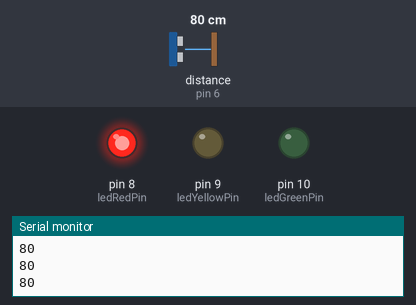
Recording of a sketch running on a simulated Arduino Uno, built with avr-gcc and run on an emulated ATmega328P. On the bench: output pins drawn as LEDs (lit = HIGH), the last lines printed to the serial monitor. Wiring (inferred from the names in the program): ultrasonic range finder: trigger pin 7; echo pin 6. The test bench sets the inputs (shaded band); at power-on: distance to the obstacle (sensor on pin 6) 80 cm. The echo pulse lasts 58.3 µs per cm; pins used as bus, display or sensor lines are not drawn.

Above: at 1.2 s.
1.3 s: distance to the obstacle (sensor on pin 6) set to 250 cm
At 2.2 s:
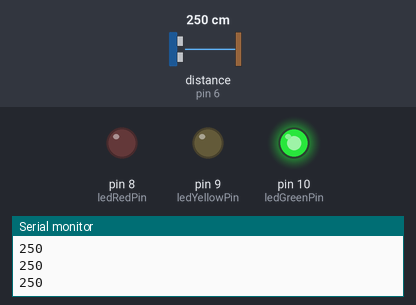
2.8 s: distance to the obstacle (sensor on pin 6) set to 162 cm
4.3 s: distance to the obstacle (sensor on pin 6) set to 154 cm
At 5.3 s:
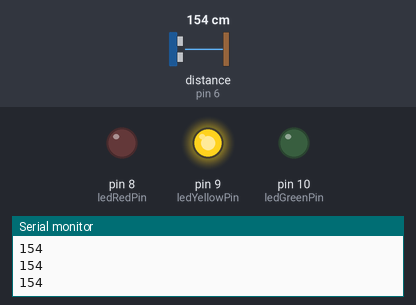
5.8 s: distance to the obstacle (sensor on pin 6) set to 2 cm
At 6.2 s:
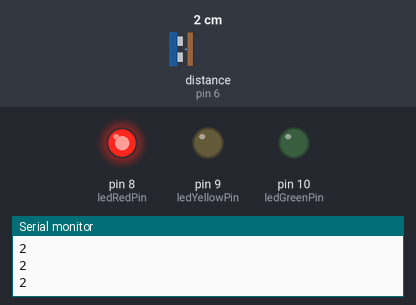
7.3 s: distance to the obstacle (sensor on pin 6) set to 299 cm
At 8.4 s:
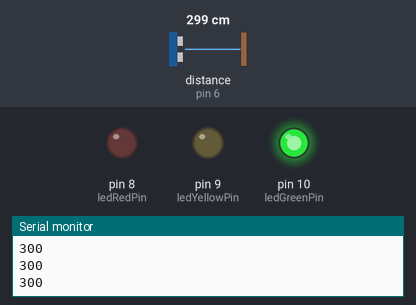
Timing chart, 0 to 9.8 s (numbered marks = the images above; inputs shaded):
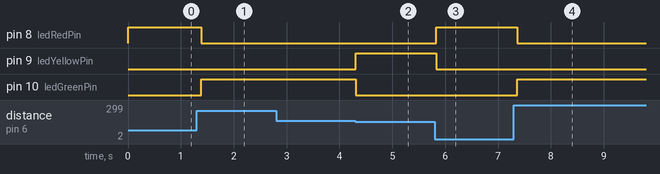

Measured:
- the behaviour switches between 160 and 159 cm on distance to the obstacle (sensor on pin 6) (found by bisection; images 1 and 2)
- after the input at 1.3 s, pin 8 (ledRedPin): HIGH → LOW after 0.08 s; pin 10 (ledGreenPin): LOW → HIGH after 0.08 s
- after the input at 4.3 s, pin 9 (ledYellowPin): LOW → HIGH at once; pin 10 (ledGreenPin): HIGH → LOW at once
- after the input at 5.8 s, pin 8 (ledRedPin): LOW → HIGH at once; pin 9 (ledYellowPin): HIGH → LOW at once
- after the input at 7.3 s, pin 8 (ledRedPin): HIGH → LOW after 0.06 s; pin 10 (ledGreenPin): LOW → HIGH after 0.06 s

The sketch:

opdracht11_d.ino
```cpp
const int echoPin = 6;
const int trigPin = 7;
int ledRedPin = 8;
int ledYellowPin = 9;
int ledGreenPin = 10;

void setup() {
  pinMode(echoPin, INPUT);
  pinMode(trigPin, OUTPUT);
  pinMode(ledRedPin, OUTPUT);
  pinMode(ledYellowPin, OUTPUT);
  pinMode(ledGreenPin, OUTPUT);
  Serial.begin(9600);
}

void loop() {

  // send a pulse
  digitalWrite(trigPin, LOW);
  delayMicroseconds(2);
  digitalWrite(trigPin, HIGH);
  delayMicroseconds(5);
  digitalWrite(trigPin, LOW);

  // wait for the echo
  long duration = pulseIn(echoPin, HIGH);


  // convert the time into a distance, the speed of sound is 29 microseconds percentimeter,
  //the pulse traveled forth and back, so we divided the distance by 2
  int cm = duration / 29 / 2;

  Serial.println(cm);


  //if the measured distance is lower than 50 cm, turn on LED
  if(cm<140) {
    digitalWrite(ledRedPin, HIGH);
    digitalWrite(ledYellowPin, LOW);
    digitalWrite(ledGreenPin, LOW);

  }
  else if(cm > 140 && cm < 160) {
    digitalWrite(ledRedPin, LOW);
    digitalWrite(ledYellowPin, HIGH);
    digitalWrite(ledGreenPin, LOW);
  }
  else {
    digitalWrite(ledRedPin, LOW);
    digitalWrite(ledYellowPin, LOW);
    digitalWrite(ledGreenPin, HIGH);
  }

  delay(100);
}
```
